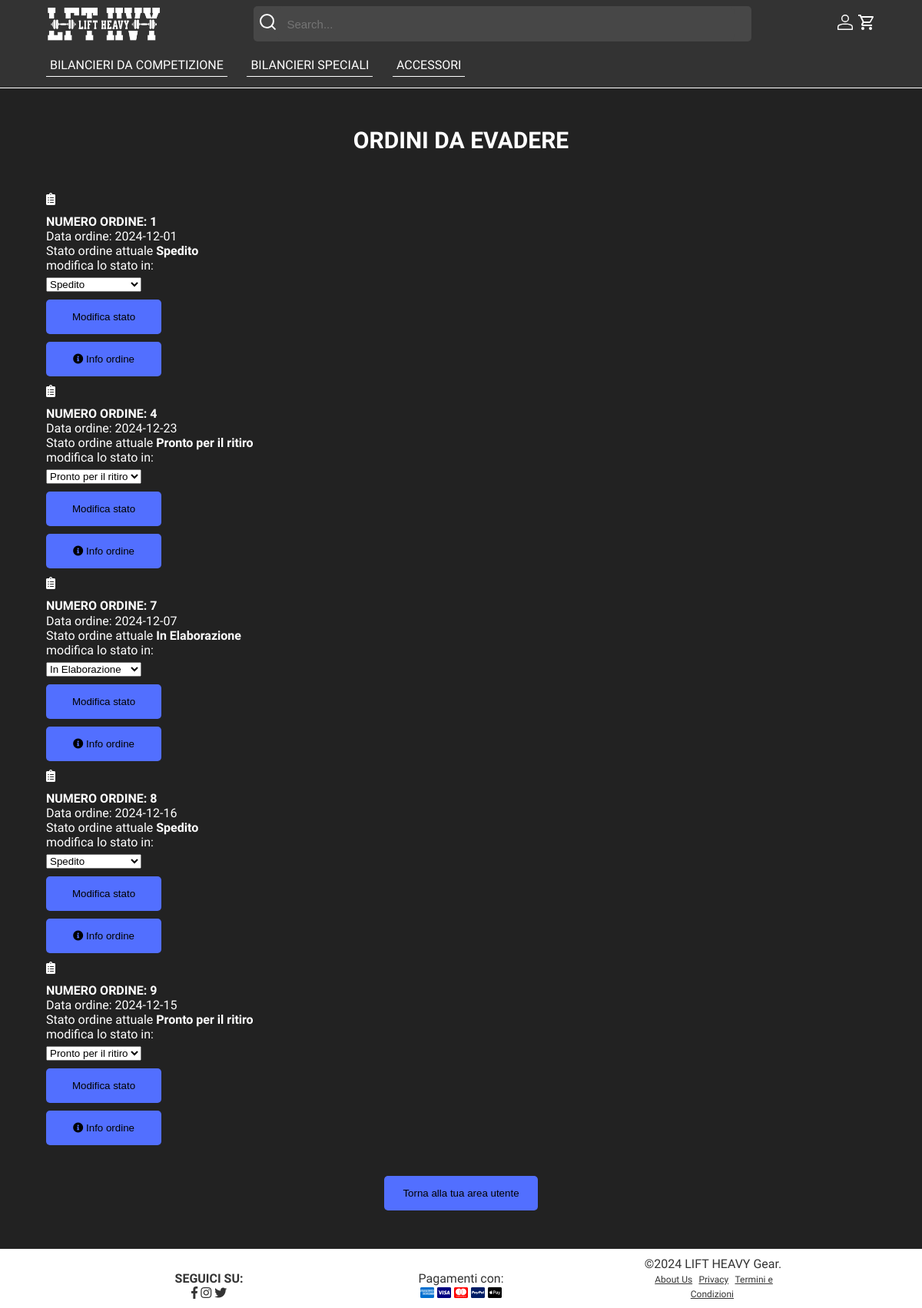
Page /ordiniEvasi.php (signed in) on the earlier database version.
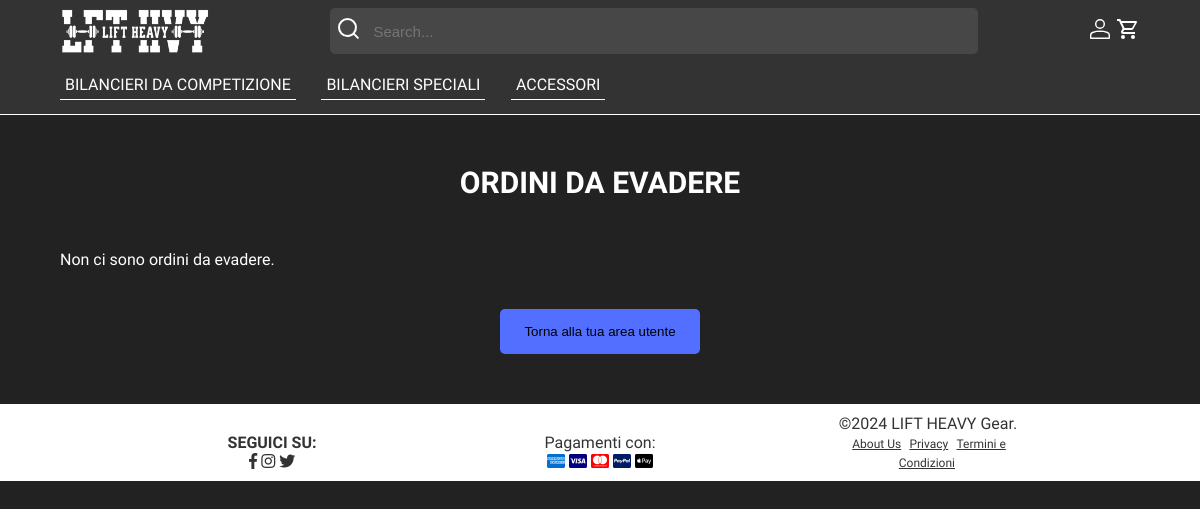
Same page on the later database version.
### tables this page shows
CREATE TABLE categoria (
     ID_categoria INT NOT NULL AUTO_INCREMENT,
     nome_categoria VARCHAR(100) NOT NULL,
     CONSTRAINT ID_categoria_ID PRIMARY KEY (ID_categoria)
);

CREATE TABLE ordine (
     ID_ordine INT NOT NULL AUTO_INCREMENT,
     data_ordine DATE NOT NULL,
     prezzo_totale FLOAT NOT NULL,
     stato_ordine VARCHAR(255) NOT NULL,
     ID_utente INT NOT NULL,
     CONSTRAINT ID_ordine_ID PRIMARY KEY (ID_ordine)
);

### ordiniEvasi.php (called while the page is built, shortened)
<?php
require_once("bootstrap.php");
$userData = $dbh->getUserDataById($_SESSION["ID_utente"]);
$templateParams["titolo"] = "Ordini Evasi";
$templateParams["categorie"] = $dbh->getCategories();
$templateParams["nome"] = $userData["nome"];
$templateParams["nome-main"] = "info-ordiniEvasi.php";
$ordini = $dbh->getOrdiniNonConsegnati();
$templateParams["ordini"] = $ordini;
$templateParams["show-aside"] = false;
require("template/base.php");
?>

### db/database.php (called while the page is built, shortened)
<?php
class DatabaseHelper
{
    private $db;
    public function __construct($servername, $username, $password, $dbname, $port)
    {
        $this->db = new mysqli($servername, $username, $password, $dbname, $port);
    }
    public function getCategories()
    {
        $query = "SELECT ID_categoria, nome_categoria FROM categoria ORDER BY ID_categoria ASC";
        $stmt = $this->db->prepare($query);
        $stmt->execute();
        $result = $stmt->get_result();
        $categories = $result->fetch_all(MYSQLI_ASSOC);
        return $categories;
    }
    public function getUserDataById($id)
    {
        $query = "SELECT nome, cognome, email, Password, venditore
                  FROM utente
                  WHERE ID_utente = ?";
        $stmt = $this->db->prepare($query);
        $stmt->bind_param('i', $id);
        $stmt->execute();
        $result = $stmt->get_result();
        return $result->fetch_assoc();
    }
    public function getOrdiniNonConsegnati()
    {
        $query = "SELECT ID_ordine, data_ordine, prezzo_totale, stato_ordine, ID_utente
                  FROM ordine
                  WHERE stato_ordine <> ? AND stato_ordine <> ?";
        $stmt = $this->db->prepare($query);
        $statoConsegnato = 'Consegnato';
        $statoCarrello = 'Carrello';
        $stmt->bind_param("ss", $statoConsegnato, $statoCarrello);
        $stmt->execute();
        $result = $stmt->get_result();
        $ordini = [];
        if ($result->num_rows > 0) {
            while ($row = $result->fetch_assoc()) {
                $ordini[] = $row;
            }
        }
        return $ordini;
    }
}

### bootstrap.php (called while the page is built, shortened)
<?php
require_once("db/database.php");
$dbh = new DatabaseHelper("localhost", "root", "", "liftheavygear", 3307);
?>

### template/info-ordiniEvasi.php (the view, shortened to what this page needs)
<section>
    <h1>ORDINI DA EVADERE</h1>
    <?php if (count($templateParams["ordini"]) > 0): ?>
        <?php foreach ($templateParams["ordini"] as $ordine): ?>
            <div class="ordine">
                <div>
                    <span class="fas fa-clipboard-list"></span>
                </div>
                <h2>Numero ordine: <?php echo $ordine["ID_ordine"]; ?></h2>
                <p>Data ordine: <?php echo $ordine["data_ordine"]; ?></p>
                <p> Stato ordine attuale <strong><?php echo $ordine["stato_ordine"]; ?> </strong></p>
                        <form method="POST" action="ordiniEvasi.php">
                            <p class="editable" data-key="Stato">
                                <label for="stato_select">modifica lo stato in:</label>
                                <select name="stato" id="stato_select">
                                    <option value="In Elaborazione" <?php if ($ordine["stato_ordine"] == "In Elaborazione") echo "selected"; ?>>In Elaborazione</option>
                                    <option value="Spedito" <?php if ($ordine["stato_ordine"] == "Spedito") echo "selected"; ?>>Spedito</option>
                                    <option value="Pronto per il ritiro" <?php if ($ordine["stato_ordine"] == "Pronto per il ritiro") echo "selected"; ?>>Pronto per il ritiro</option>
                                </select>
                            </p>
                            <button type="submit" class="modificaOrdine">Modifica stato</button>
                            <button type="button" onclick="window.location.href='infoOrdine.php?id=<?php echo $ordine["ID_ordine"]; ?>'"><span class="fas fa-info-circle"></span> Info ordine</button>
                        </form>
            </div>
        <?php endforeach; ?>
    <?php else: ?>
        <p>Non ci sono ordini da evadere.</p>
    <?php endif; ?>
    <?php if ($userData['venditore'] == 'Y') : ?>
        <button type="button" onclick="window.location.href='areaVenditore.php'">Torna alla tua area utente</button>
    <?php else : ?>
        <button type="button" onclick="window.location.href='areaCliente.php'">Torna alla tua area utente</button>
    <?php endif; ?>
</section>

### template/base.php (shortened to what this page needs)
<!DOCTYPE html>
<html lang="it">
<head>
    <link rel="stylesheet" href="https://use.fontawesome.com/releases/v5.7.0/css/all.css"
 />
    <link rel="stylesheet" href="css/style.css" />
    <link rel="stylesheet" href="css/styleClass.css" />
    <link rel="stylesheet" href="css/carrello.css" />
</head>
<body>
    <header>
        <div class="header-menu">
            <a href="#" id="menu-toggle" aria-label="Apri il menù" title="Clicca per aprire il menù">
            </a>
            <nav>
                <ul id="dropdown-menu" class="hidden">
                    <?php foreach ($templateParams["categorie"] as $categoria): ?>
                        <li>
                            <a href="<?php
                                        if (isset($_SESSION["loggedin"]) && $_SESSION["loggedin"] === true) {
                                            $userRole = $_SESSION["venditore"];
                                            echo $userRole === 'Y' ? '#' : 'categoria.php?id=' . $categoria["ID_categoria"];
                                        } else {
                                            echo 'categoria.php?id=' . $categoria["ID_categoria"];
                                        }
                                        ?>">
                                <?php echo $categoria["nome_categoria"]; ?>
                            </a>
                        </li>
                    <?php endforeach; ?>
                </ul>
            </nav>
        </div>
        <div class="header-logo">
            <a href="<?php
                        if (isset($_SESSION["loggedin"]) && $_SESSION["loggedin"] === true) {
                            $userRole = $_SESSION["venditore"];
                            echo $userRole === 'Y' ? '#' : 'index.php';
                        } else {
                            echo 'index.php';
                        }
                        ?>" id="link-index" >
                <img src="images/logos/Logo_Main.png" alt="Logo" /></a>
        </div>
        <div class="header-icon">
            <a href="<?php
                        if (isset($_SESSION["loggedin"]) && $_SESSION["loggedin"] === true) {
                            $userRole = $_SESSION["venditore"];
                            echo $userRole === 'Y' ? 'areaVenditore.php' : 'areaCliente.php';
                        } else {
                            echo 'login.php';
                        }
                        ?>" title="Login" aria-label="Login">
            </a>
            <a href="<?php
                        if (!isset($_SESSION["loggedin"]) || $_SESSION["loggedin"] !== true) {
                            echo 'login.php';
                        } else {
                            $userRole = $_SESSION["venditore"];
                            echo $userRole === 'Y' ? '#' : 'carrello.php';
                        }
                        ?>" id="link-carrello" title="Carrello" aria-label="Carrello">
            </a>
        </div>
        <div class="header-search">
            <form method="GET" action="search-bar.php" id="searchForm">
                <span type="submit">
                </span>
                <input type="search" name="search" autocomplete="off" placeholder="Search..." value="<?php echo isset($_GET['search']) ? htmlspecialchars($_GET['search']) : ''; ?>" id="searchInput" />
            </form>
        </div>
    </header>
    <main>
        <?php
        require($templateParams["nome-main"]);
        ?>
    </main>
    <footer>
        <section class="social">
            <h2>SEGUICI SU:</h2>
            <a href="http://www.facebook.com" title="Facebook" aria-label="Facebook"><span class="fab fa-facebook-f" style="color: #333;"></span></a>
            <a href="http://instagram.com" title="Instagram" aria-label="Instagram"><span class="fab fa-instagram" style="color: #333;"></span></a>
            <a href="http://twitter.com" title="Twitter" aria-label="Twitter"><span class="fab fa-twitter" style="color: #333;"></span></a>
        </section>
        <section class="pagamenti">
            <p>Pagamenti con:</p>
            <a href="https://americanexpress.com" title="American Express" aria-label="American Express"><span class="fab fa-cc-amex" style="color: #006FCF;"></span></a>
            <a href="https://visa.com" title="Visa" aria-label="Visa"><span class="fab fa-cc-visa" style="color: navy;"></span></a>
            <a href="https://mastercard.com" title="MasterCard" aria-label="MasterCard"><span class="fab fa-cc-mastercard" style="color: red;"></span></a>
            <a href="https://www.paypal.com" title="PayPal" aria-label="PayPal"><span class="fab fa-cc-paypal" style="color: #001C64;"></span></a>
            <a href="https://www.apple.com/it/apple-pay/" title="Apple Pay" aria-label="Apple Pay"><span class="fab fa-cc-apple-pay"
                    style="color: #000000;"></span></a>
        </section>
        <section class="copyright">
            <p>©2024 LIFT HEAVY Gear.</p>
            <a href="about.php">About Us</a>
            <a href="privacy.php">Privacy</a>
            <a href="termini.php">Termini e Condizioni</a>
        </section>
    </footer>
</body>
</html>

### css/style.css (style rules this page uses)
* { list-style: none; text-decoration: none; box-sizing: border-box; margin: 0; padding: 0; }
body { background-color: #222; font-family: 'Libre Franklin'; font-size: 16px; min-height: 100%; }
body svg { color: #fff; fill: none; width: 24px; height: 24px; }
h1 { text-align: center; text-transform: uppercase; font-family: 'Arimo'; font-size: 30px; margin-bottom: 50px; }
h2 { font-family: 'Arimo'; text-transform: uppercase; font-size: 20px; margin-top: 10px; }
header { background-color: #333; border-bottom: 1px solid #fff; width: 100%; height: 115px; padding: 8px 5%; }
header svg { color: #fff; display: block; align-items: center; }
main { background: #222; color: #fff; padding: 50px 0; }
section { padding: 0 5%; }
form { display: block; text-align: left; margin: 0 auto; width: 80%; }
form input { display: block; width: 100%; border: 1px solid #fff; border-radius: 10px; background-color: #222; color: #fff; padding: 15px; font-size: 16px; margin-bottom: 20px; cursor: text; }
button { background-color: #526FFF; color: black; padding: 15px 20px; border: none; border-radius: 5px; cursor: pointer; display: flex; justify-content: center; align-items: center; width: 200px; margin: 0 auto; margin-top: 40px; }
footer { background-color: #fff; color: #333; text-align: center; width: 100%; padding: 0 5%; }
footer>section { padding: 10px 0; }
@media screen and (min-width: 768px) { body { background-color: #222; } }
@media screen and (min-width: 768px) { footer>section { padding: 10px 0; margin: 0 5%; } }
form label { font-size: 16px; display: block; margin-bottom: 5px; }

Differences in the rows shown:
removed ordine: ID_ordine "1", data_ordine "2024-12-01", stato_ordine "Spedito", stato "Spedito"
removed ordine: ID_ordine "4", data_ordine "2024-12-23", stato_ordine "Pronto per il ritiro", stato "Pronto per il ritiro"
removed ordine: ID_ordine "7", data_ordine "2024-12-07", stato_ordine "In Elaborazione", stato "In Elaborazione"
removed ordine: ID_ordine "8", data_ordine "2024-12-16", stato_ordine "Spedito", stato "Spedito"
removed ordine: ID_ordine "9", data_ordine "2024-12-15", stato_ordine "Pronto per il ritiro", stato "Pronto per il ritiro"
Other differences:
text now shown: "Non ci sono ordini da evadere."
